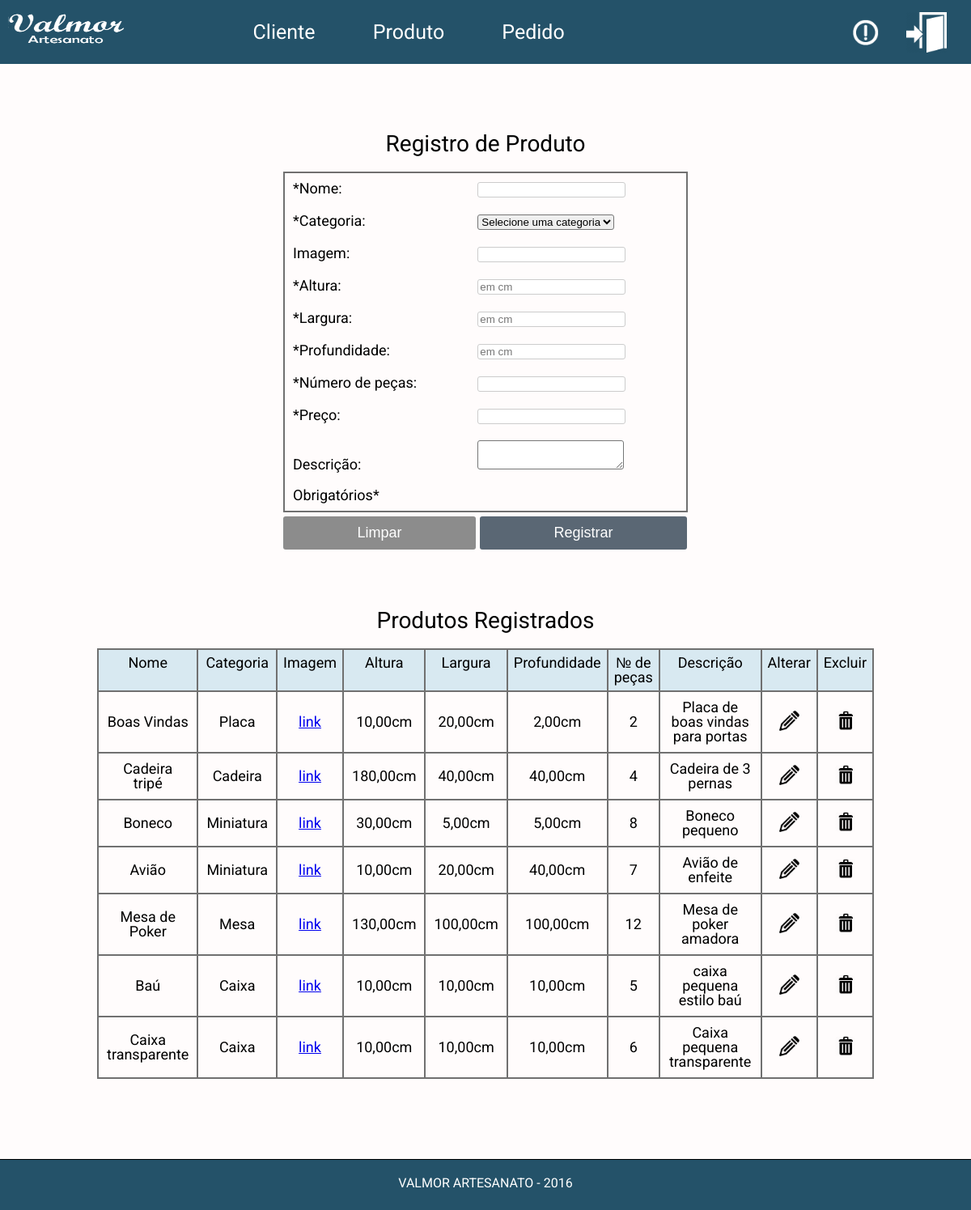
The page /sistema/va_principal_sistema.php?pasta=produtos/&arquivo=va_fmins_produtos&ext=php (signed in) on the database its author committed.
### tables this page shows
CREATE TABLE `produtos` (
  `id` int(6) UNSIGNED ZEROFILL NOT NULL COMMENT 'Identificador do produto',
  `categorias_id` tinyint(1) UNSIGNED ZEROFILL NOT NULL COMMENT 'Identificador da categoria\n',
  `n_pecas` tinyint(3) NOT NULL COMMENT 'Número de peças do produto',
  `preco` decimal(7,2) UNSIGNED NOT NULL COMMENT 'Preço do produto',
  `nome` varchar(45) NOT NULL COMMENT 'Nome do produto',
  `largura` decimal(5,2) UNSIGNED NOT NULL COMMENT 'Largura do produto',
  `altura` decimal(5,2) UNSIGNED NOT NULL COMMENT 'Altura do produto',
  `profundidade` decimal(5,2) UNSIGNED NOT NULL COMMENT 'Profundidade do produto',
  `imagem` varchar(255) DEFAULT NULL COMMENT '(Campo opcional) Link da imagem',
  `descricao` text COMMENT '(Campo opcional) Descrição do produto'
);

CREATE TABLE `categorias` (
  `id` tinyint(1) UNSIGNED ZEROFILL NOT NULL COMMENT 'Identificador da categoria',
  `categoria` varchar(20) NOT NULL COMMENT 'Nome da categoria'
);

### sistema/produtos/va_fmins_produtos.php (the view, shortened to what this page needs)
<div class="conteudo">
  <h1>Registro de Produto</h1>
  <form name="frminsprodutos" method="post" action="?pasta=produtos/&arquivo=va_ins_produtos&ext=php" onsubmit="return validarFormInsProdutos()">
    <table>
      <tr>
        <td>*Nome:</td>
        <td><input type="text" name="txtnome" maxlength="45"></td>
      </tr>
      <tr>
        <td>*Categoria:</td>
        <td>
          <select name="selcategoria">
            <option value="">Selecione uma categoria</option>
            <?php
            $sql_sel_categorias = "SELECT * FROM categorias";
            $sql_sel_categorias_preparado = $conexaobd->prepare($sql_sel_categorias);
            $sql_sel_categorias_preparado->execute();
            while($sql_sel_categorias_dados = $sql_sel_categorias_preparado->fetch()){
              $codigo_categorias = $sql_sel_categorias_dados['id'];
              $nome_categorias = $sql_sel_categorias_dados['categoria'];
              echo "<option value='".$codigo_categorias."'>".$nome_categorias."</option>";
            }
            ?>
          </select>
        </td>
      </tr>
      <tr>
        <td>Imagem:</td>
        <td><input type="text" name="txtimagem" maxlength="255"></td>
      </tr>
      <tr>
        <td>*Altura:</td>
        <td><input type="text" name="txtaltura" maxlength="7" placeholder="em cm"></td>
      </tr>
      <tr>
        <td>*Largura:</td>
        <td><input type="text" name="txtlargura" maxlength="7" placeholder="em cm"></td>
      </tr>
      <tr>
        <td>*Profundidade:</td>
        <td><input type="text" name="txtprofundidade" maxlength="7" placeholder="em cm"></td>
      </tr>
      <tr>
        <td>*Número de peças:</td>
        <td><input type="text" name="txtnumeropecas" maxlength="3"></td>
      </tr>
      <tr>
        <td>*Preço:</td>
        <td><input type="text" name="txtpreco" maxlength="7"></td>
      </tr>
      <tr>
        <td>Descrição:</td>
        <td><textarea name="txadescricao"></textarea></td>
      </tr>
      <tr>
        <td colspan="2">Obrigatórios*</td>
      </tr>
    </table>
    <div class="botoes">
      <button class="botao_limpar" type="reset" name="btnlimpar">Limpar</button>
      <button class="botao_registrar" type="submit" name="btnregistrar">Registrar</button>
    </div>
  </form>
  <h1>Produtos Registrados</h1>
  <?php
    $sql_sel_produtos = "SELECT produtos.*, categorias.categoria FROM produtos INNER JOIN categorias WHERE produtos.categorias_id=categorias.id";
    $sql_sel_produtos_preparado = $conexaobd->prepare($sql_sel_produtos);
    $sql_sel_produtos_preparado->execute();
  ?>
  <div class="registros">
    <table width="80%">
      <thead>
        <tr>
          <th width="10%">Nome</th>
          <th width="10%">Categoria</th>
          <th width="10%">Imagem</th>
          <th width="5%">Altura</th>
          <th width="5%">Largura</th>
          <th width="5%">Profundidade</th>
          <th width="5%">№ de peças</th>
          <th width="30%">Descrição</th>
          <th width="5%">Alterar</th>
          <th width="5%">Excluir</th>
        </tr>
      </thead>
      <tbody>
        <?php
          if($sql_sel_produtos_preparado->rowCount()>0){
            while($sql_sel_produtos_dados = $sql_sel_produtos_preparado->fetch()){
        ?>
        <tr>
          <td><?php echo $sql_sel_produtos_dados['nome'];?></td>
          <td><?php echo $sql_sel_produtos_dados['categoria'];?></td>
          <td><a target="_blank" href="<?php echo $sql_sel_produtos_dados['imagem'];?>">link</a></td>
          <td><?php echo number_format($sql_sel_produtos_dados['altura'], '2', ',', '.');?>cm</td>
          <td><?php echo number_format($sql_sel_produtos_dados['largura'], '2', ',', '.');?>cm</td>
          <td><?php echo number_format($sql_sel_produtos_dados['profundidade'], '2', ',', '.');?>cm</td>
          <td><?php echo $sql_sel_produtos_dados['n_pecas'];?></td>
          <td><?php
                if($sql_sel_produtos_dados['descricao']==""){
                  echo "-";
                }else{
                  echo $sql_sel_produtos_dados['descricao'];
                }
              ?></td>
          <td align="center"><a href="?pasta=produtos/&arquivo=va_fmalt_produtos&ext=php&id=<?php echo $sql_sel_produtos_dados['id'];?>" title="Editar registro"><img src="../visual/imagens/editar.png" width="25px" height="25px"/></td>
          <td align="center" onclick="return confirmar_exclusao('produto', '<?php echo addslashes($sql_sel_produtos_dados['nome']);?>')"><?php echo exclusaoSegura($sql_sel_produtos_dados['id'], '?pasta=produtos/&arquivo=va_del_produtos&ext=php'); ?></td>
        </tr>
        <?php
            }
          }else{
        ?>
        <tr>
          <td align="center" colspan="9">Não há registros de Produtos.</td>
        </tr>
        <?php
          }
        ?>
      </tbody>
    </table>
  </div>
</div>

### complementos/php/va_exclusaosegura_php.php (shortened to what this page needs)
<?php
  function exclusaoSegura($value, $action, $value2=NULL, $value3=NULL){
    $formName = md5($value.time());
    $criptoValue = md5($value);
    $input_name = "id";
    $safeLink = "<form name='".$formName."' action='".$action."' method='POST'>";
    $safeLink .= "<input type='hidden' name='".$input_name."' value='".$criptoValue."'>";
    $safeLink .= "<input class='bucket_image' type='image' src='../visual/imagens/excluir.png' title='Excluir Registro'/>";
    $safeLink .= "</form>";
    return $safeLink;
  }
?>

### visual/css/va_estilo_css.css (style rules this page uses)
.conteudo { position: relative; top: 21px; min-height: 525px; background-color: #fffcfc; clear: both; font-family: 'Roboto', sans-serif; border-top: 1px solid #000; padding-bottom: 60px; }
.conteudo table { margin: 0px auto; border: 2px solid #707070; min-width: 500px; font-size: 18px; border-radius: ; }
.conteudo table td { padding: 10px; }
.conteudo table td input { border-radius: 3px; border: solid 1px #ccc; }
.conteudo table td textarea { border-radius: 3px; }
.conteudo table td select { border-radius: 3px; }
.conteudo h1 { text-align: center; margin: 60px 0 20px 0; font-size: 28px; padding-top: 60px; }
.conteudo button { float: left; text-align: center; font-size: 18px; color: #fff; }
.botoes { text-align: center; margin: 0px auto; width: 500px; }
.botao_registrar { padding: 10px 91.5px 10px 91.5px; text-align: center; background-color: #5a6774; border: none; float: left; margin-left: 5px; margin-top: 5px; margin-bottom: 30px; border-radius: 3px; }
.botao_limpar { padding: 10px 91.5px 10px 91.5px; text-align: center; background-color: #8c8c8c; border: none; margin-top: 5px; border-radius: 3px; }
.registros table { margin-top: 10px; }
.registros table td { border: 2px solid #707070 ; border-radius: 5px; text-align: center; vertical-align: middle; }
.registros table th { background-color: #d8e9f1; border: 2px solid #707070 ; border-radius: 5px; color: #000; padding: 7px; }
.registros img { height: 25px; width: 25px; }
.tabela_toggle table, tr { border: none; }

### complementos/php/va_exclusaosegura_php.php (style rules this page uses)
.bucket_image { width: 25px !important; height: 25px !important; border: none !important; }

### rows shown on the page
produtos: nome "Boas Vindas", categorias.categoria "Placa", altura "10,00", largura "20,00", profundidade "2,00", n_pecas "2", descricao "Placa de boas vindas para portas"
produtos: nome "Cadeira tripé", categorias.categoria "Cadeira", altura "180,00", largura "40,00", profundidade "40,00", n_pecas "4", descricao "Cadeira de 3 pernas"
produtos: nome "Boneco", categorias.categoria "Miniatura", altura "30,00", largura "5,00", profundidade "5,00", n_pecas "8", descricao "Boneco pequeno"
produtos: nome "Avião", categorias.categoria "Miniatura", altura "10,00", largura "20,00", profundidade "40,00", n_pecas "7", descricao "Avião de enfeite"
produtos: nome "Mesa de Poker", categorias.categoria "Mesa", altura "130,00", largura "100,00", profundidade "100,00", n_pecas "12", descricao "Mesa de poker amadora"
produtos: nome "Baú", categorias.categoria "Caixa", altura "10,00", largura "10,00", profundidade "10,00", n_pecas "5", descricao "caixa pequena estilo baú"
produtos: nome "Caixa transparente", categorias.categoria "Caixa", altura "10,00", largura "10,00", profundidade "10,00", n_pecas "6", descricao "Caixa pequena transparente"
